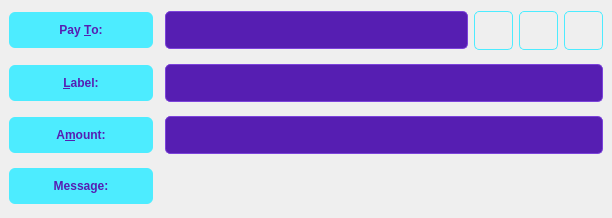
<?xml version="1.0" encoding="UTF-8"?>
<ui version="4.0">
 <class>SendCoinsEntry</class>
 <widget class="QStackedWidget" name="SendCoinsEntry">
  <property name="geometry">
   <rect>
    <x>0</x>
    <y>0</y>
    <width>612</width>
    <height>218</height>
   </rect>
  </property>
  <property name="focusPolicy">
   <enum>Qt::TabFocus</enum>
  </property>
  <property name="autoFillBackground">
   <bool>false</bool>
  </property>
  <property name="styleSheet">
   <string notr="true">/*文字标签*/

#SendCoinsEntry #payToLabel,#SendCoinsEntry #labellLabel,#SendCoinsEntry #amountLabel,#SendCoinsEntry #messageLabel{
	color:#561eb2;
	background-color:#4decff;
	padding-left:12px;
	padding-right:12px;
	min-height:36px;
	max-height:36px;
	min-width: 120px;
	border-radius:6px;
	font:bold;
}
</string>
  </property>
  <property name="frameShape">
   <enum>QFrame::NoFrame</enum>
  </property>
  <property name="frameShadow">
   <enum>QFrame::Plain</enum>
  </property>
  <property name="lineWidth">
   <number>0</number>
  </property>
  <property name="currentIndex">
   <number>0</number>
  </property>
  <widget class="QFrame" name="SendCoins">
   <property name="toolTip">
    <string>This is a normal payment.</string>
   </property>
   <property name="styleSheet">
    <string notr="true">QLineEdit{
	color:#ac8af3;
	padding:10px;
    border:1px solid #7c43da;
    border-radius: 5px;
	background-color: #561eb2;
	font:bold;
}

QLineEdit:focus{
	color:white;
	border:1px solid #864ce6;
}

QLineEdit:hover{
	color:white;
	border:2px solid #af82fa;
}

/*toolbutton*/

QToolButton{
	background-color: transparent;
	border:1px solid #4decff;
	padding:9px;
	border-radius: 5px;
}

QToolButton:hover{
	background-color:#33d1e4;
	border:1px solid #864ce6;
}

QToolButton:pressed{
	background-color: #1fb9cb;
	border:1px solid #3f0698;
}


</string>
   </property>
   <property name="frameShape">
    <enum>QFrame::NoFrame</enum>
   </property>
   <property name="frameShadow">
    <enum>QFrame::Sunken</enum>
   </property>
   <layout class="QGridLayout" name="gridLayout">
    <property name="spacing">
     <number>12</number>
    </property>
    <item row="0" column="0">
     <widget class="QLabel" name="payToLabel">
      <property name="styleSheet">
       <string notr="true"/>
      </property>
      <property name="text">
       <string>Pay &amp;To:</string>
      </property>
      <property name="alignment">
       <set>Qt::AlignCenter</set>
      </property>
      <property name="buddy">
       <cstring>payTo</cstring>
      </property>
     </widget>
    </item>
    <item row="0" column="1">
     <layout class="QHBoxLayout" name="payToLayout">
      <property name="spacing">
       <number>6</number>
      </property>
      <item>
       <widget class="QValidatedLineEdit" name="payTo">
        <property name="toolTip">
         <string>The Runner address to send the payment to</string>
        </property>
        <property name="styleSheet">
         <string notr="true"/>
        </property>
        <property name="text">
         <string/>
        </property>
        <property name="placeholderText">
         <string/>
        </property>
       </widget>
      </item>
      <item>
       <widget class="QToolButton" name="addressBookButton">
        <property name="toolTip">
         <string>Choose previously used address</string>
        </property>
        <property name="styleSheet">
         <string notr="true"/>
        </property>
        <property name="text">
         <string/>
        </property>
        <property name="icon">
         <iconset resource="../bitcoin.qrc">
          <normaloff>:/icons/addr_icon</normaloff>:/icons/addr_icon</iconset>
        </property>
        <property name="shortcut">
         <string>Alt+A</string>
        </property>
       </widget>
      </item>
      <item>
       <widget class="QToolButton" name="pasteButton">
        <property name="toolTip">
         <string>Paste address from clipboard</string>
        </property>
        <property name="styleSheet">
         <string notr="true"/>
        </property>
        <property name="text">
         <string/>
        </property>
        <property name="icon">
         <iconset resource="../bitcoin.qrc">
          <normaloff>:/icons/paste_icon</normaloff>:/icons/paste_icon</iconset>
        </property>
        <property name="shortcut">
         <string>Alt+P</string>
        </property>
       </widget>
      </item>
      <item>
       <widget class="QToolButton" name="deleteButton">
        <property name="toolTip">
         <string>Remove this entry</string>
        </property>
        <property name="styleSheet">
         <string notr="true"/>
        </property>
        <property name="text">
         <string/>
        </property>
        <property name="icon">
         <iconset resource="../bitcoin.qrc">
          <normaloff>:/icons/delete_icon</normaloff>:/icons/delete_icon</iconset>
        </property>
       </widget>
      </item>
     </layout>
    </item>
    <item row="1" column="1">
     <widget class="QLineEdit" name="addAsLabel">
      <property name="toolTip">
       <string>Enter a label for this address to add it to the list of used addresses</string>
      </property>
      <property name="styleSheet">
       <string notr="true"/>
      </property>
     </widget>
    </item>
    <item row="3" column="0">
     <widget class="QLabel" name="messageLabel">
      <property name="styleSheet">
       <string notr="true"/>
      </property>
      <property name="text">
       <string>Message:</string>
      </property>
      <property name="alignment">
       <set>Qt::AlignCenter</set>
      </property>
     </widget>
    </item>
    <item row="1" column="0">
     <widget class="QLabel" name="labellLabel">
      <property name="styleSheet">
       <string notr="true"/>
      </property>
      <property name="text">
       <string>&amp;Label:</string>
      </property>
      <property name="alignment">
       <set>Qt::AlignCenter</set>
      </property>
      <property name="buddy">
       <cstring>addAsLabel</cstring>
      </property>
     </widget>
    </item>
    <item row="2" column="0">
     <widget class="QLabel" name="amountLabel">
      <property name="styleSheet">
       <string notr="true"/>
      </property>
      <property name="text">
       <string>A&amp;mount:</string>
      </property>
      <property name="alignment">
       <set>Qt::AlignCenter</set>
      </property>
      <property name="buddy">
       <cstring>payAmount</cstring>
      </property>
     </widget>
    </item>
    <item row="3" column="1">
     <widget class="QLabel" name="messageTextLabel">
      <property name="toolTip">
       <string>A message that was attached to the runner: URI which will be stored with the transaction for your reference. Note: This message will not be sent over the Runner network.</string>
      </property>
      <property name="styleSheet">
       <string notr="true">padding:10px;</string>
      </property>
      <property name="text">
       <string/>
      </property>
      <property name="textFormat">
       <enum>Qt::PlainText</enum>
      </property>
     </widget>
    </item>
    <item row="2" column="1">
     <widget class="BitcoinAmountField" name="payAmount">
      <property name="styleSheet">
       <string notr="true">
/*下拉按钮*/
QAbstractSpinBox{
	padding: 9px;
	border:1px solid rgb(29, 117, 189);
    background-color: #561eb2;
	color:white;
	border-radius: 5px;
}

QAbstractSpinBox:focus{
	border:1px solid #864ce6;
}

QAbstractSpinBox:hover{
	border:2px solid #af82fa;
}

QValueComboBox{
	padding: 9px;
	border:1px solid rgb(29, 117, 189);
    background-color: #561eb2;
	color:white;
	border-radius: 5px;
}

QValueComboBox:focus{
	border:1px solid #864ce6;
}

QValueComboBox:hover{
	border:2px solid #af82fa;
}


/* 向上按钮 */
QAbstractSpinBox::up-button {
    subcontrol-origin:border;
    subcontrol-position:top right;
    width:16px;
    border-width:1px;
    margin:10px;
}

/* 向上按钮里的小箭头 */
QAbstractSpinBox::up-arrow {
    image:url(:/images/array_up);
}

/* 向下按钮 */
QAbstractSpinBox::down-button {
        subcontrol-origin:border;
        subcontrol-position:bottom right;
        width:16px;
        border-width:1px;
        border-top-width:0;
          margin:10px;
}

/* 向下按钮里的小箭头 */
QAbstractSpinBox::down-arrow {
        image:url(:/images/array_down);
}


</string>
      </property>
     </widget>
    </item>
   </layout>
  </widget>
  <widget class="QFrame" name="SendCoins_InsecurePaymentRequest">
   <property name="palette">
    <palette>
     <active>
      <colorrole role="WindowText">
       <brush brushstyle="SolidPattern">
        <color alpha="255">
         <red>0</red>
         <green>0</green>
         <blue>0</blue>
        </color>
       </brush>
      </colorrole>
      <colorrole role="Button">
       <brush brushstyle="SolidPattern">
        <color alpha="255">
         <red>255</red>
         <green>255</green>
         <blue>127</blue>
        </color>
       </brush>
      </colorrole>
      <colorrole role="Light">
       <brush brushstyle="SolidPattern">
        <color alpha="255">
         <red>255</red>
         <green>255</green>
         <blue>255</blue>
        </color>
       </brush>
      </colorrole>
      <colorrole role="Midlight">
       <brush brushstyle="SolidPattern">
        <color alpha="255">
         <red>255</red>
         <green>255</green>
         <blue>191</blue>
        </color>
       </brush>
      </colorrole>
      <colorrole role="Dark">
       <brush brushstyle="SolidPattern">
        <color alpha="255">
         <red>127</red>
         <green>127</green>
         <blue>63</blue>
        </color>
       </brush>
      </colorrole>
      <colorrole role="Mid">
       <brush brushstyle="SolidPattern">
        <color alpha="255">
         <red>170</red>
         <green>170</green>
         <blue>84</blue>
        </color>
       </brush>
      </colorrole>
      <colorrole role="Text">
       <brush brushstyle="SolidPattern">
        <color alpha="255">
         <red>0</red>
         <green>0</green>
         <blue>0</blue>
        </color>
       </brush>
      </colorrole>
      <colorrole role="BrightText">
       <brush brushstyle="SolidPattern">
        <color alpha="255">
         <red>255</red>
         <green>255</green>
         <blue>255</blue>
        </color>
       </brush>
      </colorrole>
      <colorrole role="ButtonText">
       <brush brushstyle="SolidPattern">
        <color alpha="255">
         <red>0</red>
         <green>0</green>
         <blue>0</blue>
        </color>
       </brush>
      </colorrole>
      <colorrole role="Base">
       <brush brushstyle="SolidPattern">
        <color alpha="255">
         <red>255</red>
         <green>255</green>
         <blue>255</blue>
        </color>
       </brush>
      </colorrole>
      <colorrole role="Window">
       <brush brushstyle="SolidPattern">
        <color alpha="255">
         <red>255</red>
         <green>255</green>
         <blue>127</blue>
        </color>
       </brush>
      </colorrole>
      <colorrole role="Shadow">
       <brush brushstyle="SolidPattern">
        <color alpha="255">
         <red>0</red>
         <green>0</green>
         <blue>0</blue>
        </color>
       </brush>
      </colorrole>
      <colorrole role="AlternateBase">
       <brush brushstyle="SolidPattern">
        <color alpha="255">
         <red>255</red>
         <green>255</green>
         <blue>191</blue>
        </color>
       </brush>
      </colorrole>
      <colorrole role="ToolTipBase">
       <brush brushstyle="SolidPattern">
        <color alpha="255">
         <red>255</red>
         <green>255</green>
         <blue>220</blue>
        </color>
       </brush>
      </colorrole>
      <colorrole role="ToolTipText">
       <brush brushstyle="SolidPattern">
        <color alpha="255">
         <red>0</red>
         <green>0</green>
         <blue>0</blue>
        </color>
       </brush>
      </colorrole>
     </active>
     <inactive>
      <colorrole role="WindowText">
       <brush brushstyle="SolidPattern">
        <color alpha="255">
         <red>0</red>
         <green>0</green>
         <blue>0</blue>
        </color>
       </brush>
      </colorrole>
      <colorrole role="Button">
       <brush brushstyle="SolidPattern">
        <color alpha="255">
         <red>255</red>
         <green>255</green>
         <blue>127</blue>
        </color>
       </brush>
      </colorrole>
      <colorrole role="Light">
       <brush brushstyle="SolidPattern">
        <color alpha="255">
         <red>255</red>
         <green>255</green>
         <blue>255</blue>
        </color>
       </brush>
      </colorrole>
      <colorrole role="Midlight">
       <brush brushstyle="SolidPattern">
        <color alpha="255">
         <red>255</red>
         <green>255</green>
         <blue>191</blue>
        </color>
       </brush>
      </colorrole>
      <colorrole role="Dark">
       <brush brushstyle="SolidPattern">
        <color alpha="255">
         <red>127</red>
         <green>127</green>
         <blue>63</blue>
        </color>
       </brush>
      </colorrole>
      <colorrole role="Mid">
       <brush brushstyle="SolidPattern">
        <color alpha="255">
         <red>170</red>
         <green>170</green>
         <blue>84</blue>
        </color>
       </brush>
      </colorrole>
      <colorrole role="Text">
       <brush brushstyle="SolidPattern">
        <color alpha="255">
         <red>0</red>
         <green>0</green>
         <blue>0</blue>
        </color>
       </brush>
      </colorrole>
      <colorrole role="BrightText">
       <brush brushstyle="SolidPattern">
        <color alpha="255">
         <red>255</red>
         <green>255</green>
         <blue>255</blue>
        </color>
       </brush>
      </colorrole>
      <colorrole role="ButtonText">
       <brush brushstyle="SolidPattern">
        <color alpha="255">
         <red>0</red>
         <green>0</green>
         <blue>0</blue>
        </color>
       </brush>
      </colorrole>
      <colorrole role="Base">
       <brush brushstyle="SolidPattern">
        <color alpha="255">
         <red>255</red>
         <green>255</green>
         <blue>255</blue>
        </color>
       </brush>
      </colorrole>
      <colorrole role="Window">
       <brush brushstyle="SolidPattern">
        <color alpha="255">
         <red>255</red>
         <green>255</green>
         <blue>127</blue>
        </color>
       </brush>
      </colorrole>
      <colorrole role="Shadow">
       <brush brushstyle="SolidPattern">
        <color alpha="255">
         <red>0</red>
         <green>0</green>
         <blue>0</blue>
        </color>
       </brush>
      </colorrole>
      <colorrole role="AlternateBase">
       <brush brushstyle="SolidPattern">
        <color alpha="255">
         <red>255</red>
         <green>255</green>
         <blue>191</blue>
        </color>
       </brush>
      </colorrole>
      <colorrole role="ToolTipBase">
       <brush brushstyle="SolidPattern">
        <color alpha="255">
         <red>255</red>
         <green>255</green>
         <blue>220</blue>
        </color>
       </brush>
      </colorrole>
      <colorrole role="ToolTipText">
       <brush brushstyle="SolidPattern">
        <color alpha="255">
         <red>0</red>
         <green>0</green>
         <blue>0</blue>
        </color>
       </brush>
      </colorrole>
     </inactive>
     <disabled>
      <colorrole role="WindowText">
       <brush brushstyle="SolidPattern">
        <color alpha="255">
         <red>127</red>
         <green>127</green>
         <blue>63</blue>
        </color>
       </brush>
      </colorrole>
      <colorrole role="Button">
       <brush brushstyle="SolidPattern">
        <color alpha="255">
         <red>255</red>
         <green>255</green>
         <blue>127</blue>
        </color>
       </brush>
      </colorrole>
      <colorrole role="Light">
       <brush brushstyle="SolidPattern">
        <color alpha="255">
         <red>255</red>
         <green>255</green>
         <blue>255</blue>
        </color>
       </brush>
      </colorrole>
      <colorrole role="Midlight">
       <brush brushstyle="SolidPattern">
        <color alpha="255">
         <red>255</red>
         <green>255</green>
         <blue>191</blue>
        </color>
       </brush>
      </colorrole>
      <colorrole role="Dark">
       <brush brushstyle="SolidPattern">
        <color alpha="255">
         <red>127</red>
         <green>127</green>
         <blue>63</blue>
        </color>
       </brush>
      </colorrole>
      <colorrole role="Mid">
       <brush brushstyle="SolidPattern">
        <color alpha="255">
         <red>170</red>
         <green>170</green>
         <blue>84</blue>
        </color>
       </brush>
      </colorrole>
      <colorrole role="Text">
       <brush brushstyle="SolidPattern">
        <color alpha="255">
         <red>127</red>
         <green>127</green>
         <blue>63</blue>
        </color>
       </brush>
      </colorrole>
      <colorrole role="BrightText">
       <brush brushstyle="SolidPattern">
        <color alpha="255">
         <red>255</red>
         <green>255</green>
         <blue>255</blue>
        </color>
       </brush>
      </colorrole>
      <colorrole role="ButtonText">
       <brush brushstyle="SolidPattern">
        <color alpha="255">
         <red>127</red>
         <green>127</green>
         <blue>63</blue>
        </color>
       </brush>
      </colorrole>
      <colorrole role="Base">
       <brush brushstyle="SolidPattern">
        <color alpha="255">
         <red>255</red>
         <green>255</green>
         <blue>127</blue>
        </color>
       </brush>
      </colorrole>
      <colorrole role="Window">
       <brush brushstyle="SolidPattern">
        <color alpha="255">
         <red>255</red>
         <green>255</green>
         <blue>127</blue>
        </color>
       </brush>
      </colorrole>
      <colorrole role="Shadow">
       <brush brushstyle="SolidPattern">
        <color alpha="255">
         <red>0</red>
         <green>0</green>
         <blue>0</blue>
        </color>
       </brush>
      </colorrole>
      <colorrole role="AlternateBase">
       <brush brushstyle="SolidPattern">
        <color alpha="255">
         <red>255</red>
         <green>255</green>
         <blue>127</blue>
        </color>
       </brush>
      </colorrole>
      <colorrole role="ToolTipBase">
       <brush brushstyle="SolidPattern">
        <color alpha="255">
         <red>255</red>
         <green>255</green>
         <blue>220</blue>
        </color>
       </brush>
      </colorrole>
      <colorrole role="ToolTipText">
       <brush brushstyle="SolidPattern">
        <color alpha="255">
         <red>0</red>
         <green>0</green>
         <blue>0</blue>
        </color>
       </brush>
      </colorrole>
     </disabled>
    </palette>
   </property>
   <property name="toolTip">
    <string>This is an unverified payment request.</string>
   </property>
   <property name="autoFillBackground">
    <bool>true</bool>
   </property>
   <property name="frameShape">
    <enum>QFrame::NoFrame</enum>
   </property>
   <property name="frameShadow">
    <enum>QFrame::Sunken</enum>
   </property>
   <layout class="QGridLayout" name="gridLayout_is">
    <property name="spacing">
     <number>12</number>
    </property>
    <item row="1" column="0">
     <widget class="QLabel" name="memoLabel_is">
      <property name="text">
       <string>Memo:</string>
      </property>
      <property name="alignment">
       <set>Qt::AlignRight|Qt::AlignTrailing|Qt::AlignVCenter</set>
      </property>
     </widget>
    </item>
    <item row="1" column="1">
     <widget class="QLabel" name="memoTextLabel_is">
      <property name="textFormat">
       <enum>Qt::PlainText</enum>
      </property>
     </widget>
    </item>
    <item row="0" column="0">
     <widget class="QLabel" name="payToLabel_is">
      <property name="text">
       <string>Pay To:</string>
      </property>
      <property name="alignment">
       <set>Qt::AlignRight|Qt::AlignTrailing|Qt::AlignVCenter</set>
      </property>
     </widget>
    </item>
    <item row="0" column="1">
     <layout class="QHBoxLayout" name="payToLayout_is">
      <property name="spacing">
       <number>0</number>
      </property>
      <item>
       <widget class="QLabel" name="payTo_is"/>
      </item>
      <item>
       <widget class="QToolButton" name="deleteButton_is">
        <property name="toolTip">
         <string>Remove this entry</string>
        </property>
        <property name="text">
         <string/>
        </property>
        <property name="icon">
         <iconset resource="../bitcoin.qrc">
          <normaloff>:/icons/remove</normaloff>:/icons/remove</iconset>
        </property>
       </widget>
      </item>
     </layout>
    </item>
    <item row="2" column="0">
     <widget class="QLabel" name="amountLabel_is">
      <property name="text">
       <string>A&amp;mount:</string>
      </property>
      <property name="alignment">
       <set>Qt::AlignRight|Qt::AlignTrailing|Qt::AlignVCenter</set>
      </property>
      <property name="buddy">
       <cstring>payAmount_is</cstring>
      </property>
     </widget>
    </item>
    <item row="2" column="1">
     <widget class="BitcoinAmountField" name="payAmount_is">
      <property name="acceptDrops">
       <bool>false</bool>
      </property>
     </widget>
    </item>
   </layout>
  </widget>
  <widget class="QFrame" name="SendCoins_SecurePaymentRequest">
   <property name="palette">
    <palette>
     <active>
      <colorrole role="WindowText">
       <brush brushstyle="SolidPattern">
        <color alpha="255">
         <red>0</red>
         <green>0</green>
         <blue>0</blue>
        </color>
       </brush>
      </colorrole>
      <colorrole role="Button">
       <brush brushstyle="SolidPattern">
        <color alpha="255">
         <red>140</red>
         <green>232</green>
         <blue>119</blue>
        </color>
       </brush>
      </colorrole>
      <colorrole role="Light">
       <brush brushstyle="SolidPattern">
        <color alpha="255">
         <red>230</red>
         <green>255</green>
         <blue>224</blue>
        </color>
       </brush>
      </colorrole>
      <colorrole role="Midlight">
       <brush brushstyle="SolidPattern">
        <color alpha="255">
         <red>185</red>
         <green>243</green>
         <blue>171</blue>
        </color>
       </brush>
      </colorrole>
      <colorrole role="Dark">
       <brush brushstyle="SolidPattern">
        <color alpha="255">
         <red>70</red>
         <green>116</green>
         <blue>59</blue>
        </color>
       </brush>
      </colorrole>
      <colorrole role="Mid">
       <brush brushstyle="SolidPattern">
        <color alpha="255">
         <red>93</red>
         <green>155</green>
         <blue>79</blue>
        </color>
       </brush>
      </colorrole>
      <colorrole role="Text">
       <brush brushstyle="SolidPattern">
        <color alpha="255">
         <red>0</red>
         <green>0</green>
         <blue>0</blue>
        </color>
       </brush>
      </colorrole>
      <colorrole role="BrightText">
       <brush brushstyle="SolidPattern">
        <color alpha="255">
         <red>155</red>
         <green>255</green>
         <blue>147</blue>
        </color>
       </brush>
      </colorrole>
      <colorrole role="ButtonText">
       <brush brushstyle="SolidPattern">
        <color alpha="255">
         <red>0</red>
         <green>0</green>
         <blue>0</blue>
        </color>
       </brush>
      </colorrole>
      <colorrole role="Base">
       <brush brushstyle="SolidPattern">
        <color alpha="255">
         <red>119</red>
         <green>255</green>
         <blue>233</blue>
        </color>
       </brush>
      </colorrole>
      <colorrole role="Window">
       <brush brushstyle="SolidPattern">
        <color alpha="255">
         <red>140</red>
         <green>232</green>
         <blue>119</blue>
        </color>
       </brush>
      </colorrole>
      <colorrole role="Shadow">
       <brush brushstyle="SolidPattern">
        <color alpha="255">
         <red>0</red>
         <green>0</green>
         <blue>0</blue>
        </color>
       </brush>
      </colorrole>
      <colorrole role="AlternateBase">
       <brush brushstyle="SolidPattern">
        <color alpha="255">
         <red>197</red>
         <green>243</green>
         <blue>187</blue>
        </color>
       </brush>
      </colorrole>
      <colorrole role="NoRole">
       <brush brushstyle="SolidPattern">
        <color alpha="255">
         <red>125</red>
         <green>194</green>
         <blue>122</blue>
        </color>
       </brush>
      </colorrole>
      <colorrole role="ToolTipBase">
       <brush brushstyle="SolidPattern">
        <color alpha="255">
         <red>255</red>
         <green>255</green>
         <blue>220</blue>
        </color>
       </brush>
      </colorrole>
      <colorrole role="ToolTipText">
       <brush brushstyle="SolidPattern">
        <color alpha="255">
         <red>0</red>
         <green>0</green>
         <blue>0</blue>
        </color>
       </brush>
      </colorrole>
     </active>
     <inactive>
      <colorrole role="WindowText">
       <brush brushstyle="SolidPattern">
        <color alpha="255">
         <red>0</red>
         <green>0</green>
         <blue>0</blue>
        </color>
       </brush>
      </colorrole>
      <colorrole role="Button">
       <brush brushstyle="SolidPattern">
        <color alpha="255">
         <red>140</red>
         <green>232</green>
         <blue>119</blue>
        </color>
       </brush>
      </colorrole>
      <colorrole role="Light">
       <brush brushstyle="SolidPattern">
        <color alpha="255">
         <red>230</red>
         <green>255</green>
         <blue>224</blue>
        </color>
       </brush>
      </colorrole>
      <colorrole role="Midlight">
       <brush brushstyle="SolidPattern">
        <color alpha="255">
         <red>185</red>
         <green>243</green>
         <blue>171</blue>
        </color>
       </brush>
      </colorrole>
      <colorrole role="Dark">
       <brush brushstyle="SolidPattern">
        <color alpha="255">
         <red>70</red>
         <green>116</green>
         <blue>59</blue>
        </color>
       </brush>
      </colorrole>
      <colorrole role="Mid">
       <brush brushstyle="SolidPattern">
        <color alpha="255">
         <red>93</red>
         <green>155</green>
         <blue>79</blue>
        </color>
       </brush>
      </colorrole>
      <colorrole role="Text">
       <brush brushstyle="SolidPattern">
        <color alpha="255">
         <red>0</red>
         <green>0</green>
         <blue>0</blue>
        </color>
       </brush>
      </colorrole>
      <colorrole role="BrightText">
       <brush brushstyle="SolidPattern">
        <color alpha="255">
         <red>155</red>
         <green>255</green>
         <blue>147</blue>
        </color>
       </brush>
      </colorrole>
      <colorrole role="ButtonText">
       <brush brushstyle="SolidPattern">
        <color alpha="255">
         <red>0</red>
         <green>0</green>
         <blue>0</blue>
        </color>
       </brush>
      </colorrole>
      <colorrole role="Base">
       <brush brushstyle="SolidPattern">
        <color alpha="255">
         <red>119</red>
         <green>255</green>
         <blue>233</blue>
        </color>
       </brush>
      </colorrole>
      <colorrole role="Window">
       <brush brushstyle="SolidPattern">
        <color alpha="255">
         <red>140</red>
         <green>232</green>
         <blue>119</blue>
        </color>
       </brush>
      </colorrole>
      <colorrole role="Shadow">
       <brush brushstyle="SolidPattern">
        <color alpha="255">
         <red>0</red>
         <green>0</green>
         <blue>0</blue>
        </color>
       </brush>
      </colorrole>
      <colorrole role="AlternateBase">
       <brush brushstyle="SolidPattern">
        <color alpha="255">
         <red>197</red>
         <green>243</green>
         <blue>187</blue>
        </color>
       </brush>
      </colorrole>
      <colorrole role="NoRole">
       <brush brushstyle="SolidPattern">
        <color alpha="255">
         <red>125</red>
         <green>194</green>
         <blue>122</blue>
        </color>
       </brush>
      </colorrole>
      <colorrole role="ToolTipBase">
       <brush brushstyle="SolidPattern">
        <color alpha="255">
         <red>255</red>
         <green>255</green>
         <blue>220</blue>
        </color>
       </brush>
      </colorrole>
      <colorrole role="ToolTipText">
       <brush brushstyle="SolidPattern">
        <color alpha="255">
         <red>0</red>
         <green>0</green>
         <blue>0</blue>
        </color>
       </brush>
      </colorrole>
     </inactive>
     <disabled>
      <colorrole role="WindowText">
       <brush brushstyle="SolidPattern">
        <color alpha="255">
         <red>70</red>
         <green>116</green>
         <blue>59</blue>
        </color>
       </brush>
      </colorrole>
      <colorrole role="Button">
       <brush brushstyle="SolidPattern">
        <color alpha="255">
         <red>140</red>
         <green>232</green>
         <blue>119</blue>
        </color>
       </brush>
      </colorrole>
      <colorrole role="Light">
       <brush brushstyle="SolidPattern">
        <color alpha="255">
         <red>230</red>
         <green>255</green>
         <blue>224</blue>
        </color>
       </brush>
      </colorrole>
      <colorrole role="Midlight">
       <brush brushstyle="SolidPattern">
        <color alpha="255">
         <red>185</red>
         <green>243</green>
         <blue>171</blue>
        </color>
       </brush>
      </colorrole>
      <colorrole role="Dark">
       <brush brushstyle="SolidPattern">
        <color alpha="255">
         <red>70</red>
         <green>116</green>
         <blue>59</blue>
        </color>
       </brush>
      </colorrole>
      <colorrole role="Mid">
       <brush brushstyle="SolidPattern">
        <color alpha="255">
         <red>93</red>
         <green>155</green>
         <blue>79</blue>
        </color>
       </brush>
      </colorrole>
      <colorrole role="Text">
       <brush brushstyle="SolidPattern">
        <color alpha="255">
         <red>70</red>
         <green>116</green>
         <blue>59</blue>
        </color>
       </brush>
      </colorrole>
      <colorrole role="BrightText">
       <brush brushstyle="SolidPattern">
        <color alpha="255">
         <red>155</red>
         <green>255</green>
         <blue>147</blue>
        </color>
       </brush>
      </colorrole>
      <colorrole role="ButtonText">
       <brush brushstyle="SolidPattern">
        <color alpha="255">
         <red>70</red>
         <green>116</green>
         <blue>59</blue>
        </color>
       </brush>
      </colorrole>
      <colorrole role="Base">
       <brush brushstyle="SolidPattern">
        <color alpha="255">
         <red>140</red>
         <green>232</green>
         <blue>119</blue>
        </color>
       </brush>
      </colorrole>
      <colorrole role="Window">
       <brush brushstyle="SolidPattern">
        <color alpha="255">
         <red>140</red>
         <green>232</green>
         <blue>119</blue>
        </color>
       </brush>
      </colorrole>
      <colorrole role="Shadow">
       <brush brushstyle="SolidPattern">
        <color alpha="255">
         <red>0</red>
         <green>0</green>
         <blue>0</blue>
        </color>
       </brush>
      </colorrole>
      <colorrole role="AlternateBase">
       <brush brushstyle="SolidPattern">
        <color alpha="255">
         <red>140</red>
         <green>232</green>
         <blue>119</blue>
        </color>
       </brush>
      </colorrole>
      <colorrole role="NoRole">
       <brush brushstyle="SolidPattern">
        <color alpha="255">
         <red>125</red>
         <green>194</green>
         <blue>122</blue>
        </color>
       </brush>
      </colorrole>
      <colorrole role="ToolTipBase">
       <brush brushstyle="SolidPattern">
        <color alpha="255">
         <red>255</red>
         <green>255</green>
         <blue>220</blue>
        </color>
       </brush>
      </colorrole>
      <colorrole role="ToolTipText">
       <brush brushstyle="SolidPattern">
        <color alpha="255">
         <red>0</red>
         <green>0</green>
         <blue>0</blue>
        </color>
       </brush>
      </colorrole>
     </disabled>
    </palette>
   </property>
   <property name="toolTip">
    <string>This is a verified payment request.</string>
   </property>
   <property name="autoFillBackground">
    <bool>true</bool>
   </property>
   <property name="frameShape">
    <enum>QFrame::NoFrame</enum>
   </property>
   <property name="frameShadow">
    <enum>QFrame::Sunken</enum>
   </property>
   <layout class="QGridLayout" name="gridLayout_s">
    <property name="spacing">
     <number>12</number>
    </property>
    <item row="0" column="0">
     <widget class="QLabel" name="payToLabel_s">
      <property name="text">
       <string>Pay To:</string>
      </property>
      <property name="alignment">
       <set>Qt::AlignRight|Qt::AlignTrailing|Qt::AlignVCenter</set>
      </property>
     </widget>
    </item>
    <item row="1" column="1">
     <widget class="QLabel" name="memoTextLabel_s">
      <property name="textFormat">
       <enum>Qt::PlainText</enum>
      </property>
     </widget>
    </item>
    <item row="2" column="0">
     <widget class="QLabel" name="amountLabel_s">
      <property name="text">
       <string>A&amp;mount:</string>
      </property>
      <property name="alignment">
       <set>Qt::AlignRight|Qt::AlignTrailing|Qt::AlignVCenter</set>
      </property>
      <property name="buddy">
       <cstring>payAmount_s</cstring>
      </property>
     </widget>
    </item>
    <item row="1" column="0">
     <widget class="QLabel" name="memoLabel_s">
      <property name="text">
       <string>Memo:</string>
      </property>
      <property name="alignment">
       <set>Qt::AlignRight|Qt::AlignTrailing|Qt::AlignVCenter</set>
      </property>
     </widget>
    </item>
    <item row="0" column="1">
     <layout class="QHBoxLayout" name="payToLayout_s">
      <property name="spacing">
       <number>0</number>
      </property>
      <item>
       <widget class="QLabel" name="payTo_s">
        <property name="textFormat">
         <enum>Qt::PlainText</enum>
        </property>
       </widget>
      </item>
      <item>
       <widget class="QToolButton" name="deleteButton_s">
        <property name="toolTip">
         <string>Remove this entry</string>
        </property>
        <property name="text">
         <string/>
        </property>
        <property name="icon">
         <iconset resource="../bitcoin.qrc">
          <normaloff>:/icons/remove</normaloff>:/icons/remove</iconset>
        </property>
       </widget>
      </item>
     </layout>
    </item>
    <item row="2" column="1">
     <widget class="BitcoinAmountField" name="payAmount_s">
      <property name="acceptDrops">
       <bool>false</bool>
      </property>
     </widget>
    </item>
    <item row="3" column="0" colspan="2">
     <widget class="QLabel" name="label_3">
      <property name="minimumSize">
       <size>
        <width>0</width>
        <height>0</height>
       </size>
      </property>
      <property name="maximumSize">
       <size>
        <width>16777215</width>
        <height>16777215</height>
       </size>
      </property>
      <property name="styleSheet">
       <string notr="true">border-image: url(:/images/hline);
margin-left:0px;
margin-right:0px;</string>
      </property>
      <property name="text">
       <string/>
      </property>
     </widget>
    </item>
   </layout>
  </widget>
 </widget>
 <customwidgets>
  <customwidget>
   <class>QValidatedLineEdit</class>
   <extends>QLineEdit</extends>
   <header>qvalidatedlineedit.h</header>
  </customwidget>
  <customwidget>
   <class>BitcoinAmountField</class>
   <extends>QLineEdit</extends>
   <header>bitcoinamountfield.h</header>
   <container>1</container>
  </customwidget>
 </customwidgets>
 <tabstops>
  <tabstop>payTo</tabstop>
  <tabstop>addressBookButton</tabstop>
  <tabstop>pasteButton</tabstop>
  <tabstop>deleteButton</tabstop>
  <tabstop>addAsLabel</tabstop>
  <tabstop>payAmount</tabstop>
  <tabstop>payAmount_is</tabstop>
  <tabstop>deleteButton_is</tabstop>
  <tabstop>payAmount_s</tabstop>
  <tabstop>deleteButton_s</tabstop>
 </tabstops>
 <resources>
  <include location="../bitcoin.qrc"/>
 </resources>
 <connections/>
</ui>
